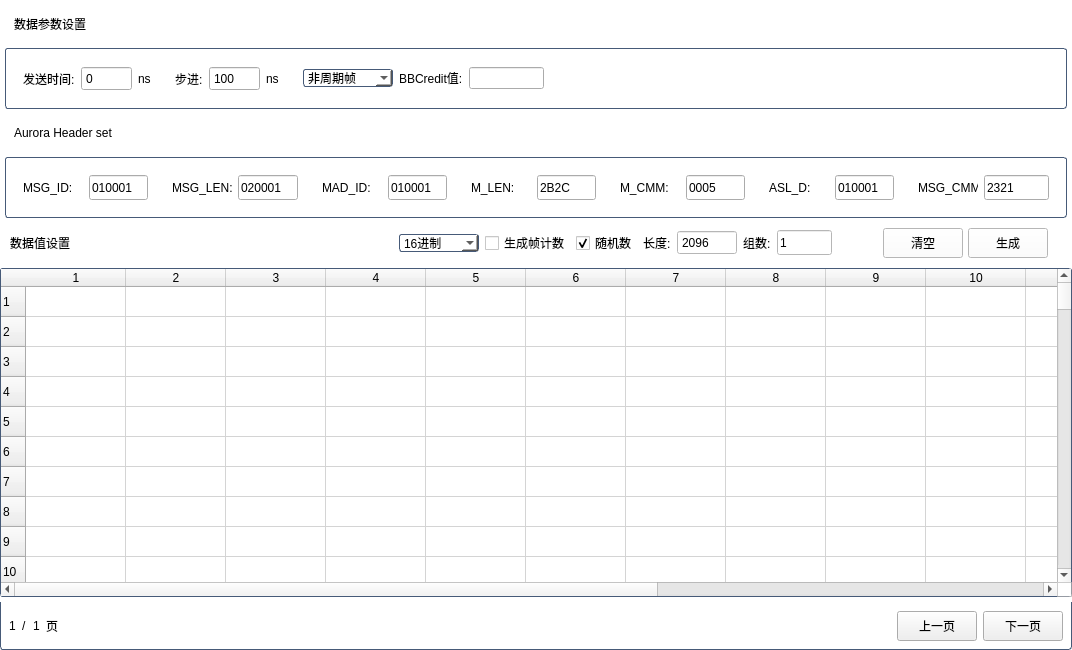
<?xml version="1.0" encoding="UTF-8"?>
<ui version="4.0">
 <class>wid_AuroraDataInfo</class>
 <widget class="QWidget" name="wid_AuroraDataInfo">
  <property name="geometry">
   <rect>
    <x>0</x>
    <y>0</y>
    <width>1072</width>
    <height>650</height>
   </rect>
  </property>
  <property name="windowTitle">
   <string>Form</string>
  </property>
  <property name="styleSheet">
   <string notr="true">#wid_AuroraDataInfo{
background-color: rgb(255, 255, 255);
border:1px solid rgb(70,90,120);
border-radius:3px;
}</string>
  </property>
  <layout class="QGridLayout" name="gridLayout_35">
   <property name="leftMargin">
    <number>0</number>
   </property>
   <property name="topMargin">
    <number>0</number>
   </property>
   <property name="rightMargin">
    <number>0</number>
   </property>
   <property name="bottomMargin">
    <number>0</number>
   </property>
   <property name="spacing">
    <number>0</number>
   </property>
   <item row="0" column="0">
    <widget class="QWidget" name="widget_4" native="true">
     <property name="styleSheet">
      <string notr="true">#widget_4{
background-color: rgb(255, 255, 255);
}</string>
     </property>
     <layout class="QGridLayout" name="gridLayout_30">
      <property name="leftMargin">
       <number>5</number>
      </property>
      <property name="topMargin">
       <number>5</number>
      </property>
      <property name="rightMargin">
       <number>5</number>
      </property>
      <property name="bottomMargin">
       <number>5</number>
      </property>
      <property name="spacing">
       <number>5</number>
      </property>
      <item row="0" column="0">
       <widget class="QWidget" name="widget_6" native="true">
        <property name="styleSheet">
         <string notr="true">#widget_6{
background-color: rgb(255, 255, 255);
}</string>
        </property>
        <layout class="QGridLayout" name="gridLayout_5">
         <item row="0" column="0">
          <layout class="QGridLayout" name="gridLayout_7">
           <property name="spacing">
            <number>0</number>
           </property>
           <item row="0" column="0">
            <widget class="QLabel" name="label_3">
             <property name="styleSheet">
              <string notr="true">color: rgb(0, 0, 0);
font: 75 14pt &quot;微软雅黑&quot;;</string>
             </property>
             <property name="text">
              <string>数据参数设置</string>
             </property>
            </widget>
           </item>
           <item row="0" column="1">
            <spacer name="horizontalSpacer_4">
             <property name="orientation">
              <enum>Qt::Horizontal</enum>
             </property>
             <property name="sizeHint" stdset="0">
              <size>
               <width>40</width>
               <height>20</height>
              </size>
             </property>
            </spacer>
           </item>
          </layout>
         </item>
        </layout>
       </widget>
      </item>
      <item row="1" column="0">
       <widget class="QWidget" name="widget_5" native="true">
        <property name="styleSheet">
         <string notr="true">#widget_5{
background-color: rgb(255, 255, 255);
border:1px solid rgb(70,90,120);
border-radius:3px;
}</string>
        </property>
        <layout class="QGridLayout" name="gridLayout_4">
         <item row="0" column="0">
          <widget class="QWidget" name="widget" native="true">
           <layout class="QGridLayout" name="gridLayout">
            <item row="0" column="2">
             <widget class="QLabel" name="label_2">
              <property name="text">
               <string>ns</string>
              </property>
             </widget>
            </item>
            <item row="0" column="0">
             <widget class="QLabel" name="label">
              <property name="text">
               <string>发送时间:</string>
              </property>
             </widget>
            </item>
            <item row="0" column="1">
             <widget class="QSpinBox" name="spinBox_start">
              <property name="minimumSize">
               <size>
                <width>50</width>
                <height>25</height>
               </size>
              </property>
              <property name="buttonSymbols">
               <enum>QAbstractSpinBox::NoButtons</enum>
              </property>
              <property name="maximum">
               <number>100000000</number>
              </property>
             </widget>
            </item>
           </layout>
          </widget>
         </item>
         <item row="0" column="1">
          <widget class="QWidget" name="widget_2" native="true">
           <layout class="QGridLayout" name="gridLayout_2">
            <item row="0" column="0">
             <widget class="QLabel" name="label_4">
              <property name="text">
               <string>步进:</string>
              </property>
             </widget>
            </item>
            <item row="0" column="1">
             <widget class="QSpinBox" name="spinBox_step">
              <property name="minimumSize">
               <size>
                <width>50</width>
                <height>25</height>
               </size>
              </property>
              <property name="buttonSymbols">
               <enum>QAbstractSpinBox::NoButtons</enum>
              </property>
              <property name="maximum">
               <number>1000000000</number>
              </property>
              <property name="value">
               <number>100</number>
              </property>
             </widget>
            </item>
            <item row="0" column="2">
             <widget class="QLabel" name="label_5">
              <property name="text">
               <string>ns</string>
              </property>
             </widget>
            </item>
           </layout>
          </widget>
         </item>
         <item row="0" column="2">
          <widget class="QWidget" name="widget_3" native="true">
           <layout class="QGridLayout" name="gridLayout_3">
            <item row="0" column="1">
             <widget class="QLabel" name="label_28">
              <property name="text">
               <string>BBCredit值:</string>
              </property>
             </widget>
            </item>
            <item row="0" column="3">
             <spacer name="horizontalSpacer_3">
              <property name="orientation">
               <enum>Qt::Horizontal</enum>
              </property>
              <property name="sizeHint" stdset="0">
               <size>
                <width>40</width>
                <height>20</height>
               </size>
              </property>
             </spacer>
            </item>
            <item row="0" column="0">
             <widget class="QComboBox" name="comboBox_time">
              <property name="minimumSize">
               <size>
                <width>90</width>
                <height>0</height>
               </size>
              </property>
              <property name="styleSheet">
               <string notr="true">border:1px solid rgb(70,90,120);
color: rgb(0,0,0);
border-radius:3px;
font: 75 11pt &quot;微软雅黑&quot;;
background-color: rgb(255,255,255);
</string>
              </property>
              <item>
               <property name="text">
                <string>非周期帧</string>
               </property>
              </item>
              <item>
               <property name="text">
                <string>周期帧</string>
               </property>
              </item>
             </widget>
            </item>
            <item row="0" column="2">
             <widget class="QLineEdit" name="lineEdit_bbcValue">
              <property name="maximumSize">
               <size>
                <width>75</width>
                <height>16777215</height>
               </size>
              </property>
             </widget>
            </item>
           </layout>
          </widget>
         </item>
        </layout>
       </widget>
      </item>
      <item row="2" column="0">
       <widget class="QWidget" name="widget_7" native="true">
        <property name="styleSheet">
         <string notr="true">#widget_7{
background-color: rgb(255, 255, 255);
}</string>
        </property>
        <layout class="QGridLayout" name="gridLayout_6">
         <item row="0" column="0">
          <layout class="QGridLayout" name="gridLayout_8">
           <property name="spacing">
            <number>0</number>
           </property>
           <item row="0" column="0">
            <widget class="QLabel" name="label_6">
             <property name="styleSheet">
              <string notr="true">color: rgb(0, 0, 0);
font: 75 14pt &quot;微软雅黑&quot;;</string>
             </property>
             <property name="text">
              <string>Aurora Header set</string>
             </property>
            </widget>
           </item>
           <item row="0" column="1">
            <spacer name="horizontalSpacer_5">
             <property name="orientation">
              <enum>Qt::Horizontal</enum>
             </property>
             <property name="sizeHint" stdset="0">
              <size>
               <width>40</width>
               <height>20</height>
              </size>
             </property>
            </spacer>
           </item>
          </layout>
         </item>
        </layout>
       </widget>
      </item>
      <item row="3" column="0">
       <widget class="QWidget" name="widget_8" native="true">
        <property name="styleSheet">
         <string notr="true">#widget_8{
background-color: rgb(255, 255, 255);
border:1px solid rgb(70,90,120);
border-radius:3px;
}</string>
        </property>
        <layout class="QGridLayout" name="gridLayout_9">
         <item row="0" column="1">
          <widget class="QWidget" name="widget_11" native="true">
           <property name="maximumSize">
            <size>
             <width>200</width>
             <height>16777215</height>
            </size>
           </property>
           <layout class="QGridLayout" name="gridLayout_19">
            <item row="0" column="1">
             <widget class="QLineEdit" name="lineEdit_S_ID">
              <property name="minimumSize">
               <size>
                <width>50</width>
                <height>25</height>
               </size>
              </property>
              <property name="styleSheet">
               <string notr="true">font: 75 11pt &quot;微软雅黑&quot;;</string>
              </property>
              <property name="text">
               <string>020001</string>
              </property>
             </widget>
            </item>
            <item row="0" column="0">
             <widget class="QLabel" name="label_10">
              <property name="minimumSize">
               <size>
                <width>60</width>
                <height>0</height>
               </size>
              </property>
              <property name="styleSheet">
               <string notr="true">color: rgb(0,0,0);
font: 75 11pt &quot;微软雅黑&quot;;
background-color: rgb(255,255,255);</string>
              </property>
              <property name="text">
               <string>MSG_LEN:</string>
              </property>
             </widget>
            </item>
           </layout>
          </widget>
         </item>
         <item row="0" column="5">
          <widget class="QWidget" name="widget_14" native="true">
           <property name="maximumSize">
            <size>
             <width>200</width>
             <height>16777215</height>
            </size>
           </property>
           <layout class="QGridLayout" name="gridLayout_14">
            <item row="0" column="0">
             <widget class="QLabel" name="label_14">
              <property name="minimumSize">
               <size>
                <width>60</width>
                <height>0</height>
               </size>
              </property>
              <property name="styleSheet">
               <string notr="true">color: rgb(0,0,0);
font: 75 11pt &quot;微软雅黑&quot;;
background-color: rgb(255,255,255);</string>
              </property>
              <property name="text">
               <string>ASL_D:</string>
              </property>
             </widget>
            </item>
            <item row="0" column="1">
             <widget class="QLineEdit" name="lineEdit_D_ID_5">
              <property name="minimumSize">
               <size>
                <width>50</width>
                <height>25</height>
               </size>
              </property>
              <property name="styleSheet">
               <string notr="true">font: 75 11pt &quot;微软雅黑&quot;;</string>
              </property>
              <property name="text">
               <string>010001</string>
              </property>
             </widget>
            </item>
           </layout>
          </widget>
         </item>
         <item row="0" column="0">
          <widget class="QWidget" name="widget_9" native="true">
           <property name="maximumSize">
            <size>
             <width>200</width>
             <height>16777215</height>
            </size>
           </property>
           <layout class="QGridLayout" name="gridLayout_10">
            <item row="0" column="0">
             <widget class="QLabel" name="label_8">
              <property name="minimumSize">
               <size>
                <width>60</width>
                <height>0</height>
               </size>
              </property>
              <property name="styleSheet">
               <string notr="true">color: rgb(0,0,0);
font: 75 11pt &quot;微软雅黑&quot;;
background-color: rgb(255,255,255);</string>
              </property>
              <property name="text">
               <string>MSG_ID:</string>
              </property>
             </widget>
            </item>
            <item row="0" column="1">
             <widget class="QLineEdit" name="lineEdit_D_ID">
              <property name="minimumSize">
               <size>
                <width>50</width>
                <height>25</height>
               </size>
              </property>
              <property name="styleSheet">
               <string notr="true">font: 75 11pt &quot;微软雅黑&quot;;</string>
              </property>
              <property name="text">
               <string>010001</string>
              </property>
             </widget>
            </item>
           </layout>
          </widget>
         </item>
         <item row="0" column="3">
          <widget class="QWidget" name="widget_12" native="true">
           <property name="maximumSize">
            <size>
             <width>200</width>
             <height>16777215</height>
            </size>
           </property>
           <layout class="QGridLayout" name="gridLayout_12">
            <item row="0" column="0">
             <widget class="QLabel" name="label_11">
              <property name="minimumSize">
               <size>
                <width>60</width>
                <height>0</height>
               </size>
              </property>
              <property name="styleSheet">
               <string notr="true">color: rgb(0,0,0);
font: 75 11pt &quot;微软雅黑&quot;;
background-color: rgb(255,255,255);</string>
              </property>
              <property name="text">
               <string>M_LEN:</string>
              </property>
             </widget>
            </item>
            <item row="0" column="1">
             <widget class="QLineEdit" name="lineEdit_D_ID_3">
              <property name="minimumSize">
               <size>
                <width>50</width>
                <height>25</height>
               </size>
              </property>
              <property name="styleSheet">
               <string notr="true">font: 75 11pt &quot;微软雅黑&quot;;</string>
              </property>
              <property name="text">
               <string>2B2C</string>
              </property>
             </widget>
            </item>
           </layout>
          </widget>
         </item>
         <item row="0" column="6">
          <widget class="QWidget" name="widget_15" native="true">
           <property name="maximumSize">
            <size>
             <width>200</width>
             <height>16777215</height>
            </size>
           </property>
           <layout class="QGridLayout" name="gridLayout_20">
            <item row="0" column="1">
             <widget class="QLineEdit" name="lineEdit_S_ID_2">
              <property name="minimumSize">
               <size>
                <width>50</width>
                <height>25</height>
               </size>
              </property>
              <property name="styleSheet">
               <string notr="true">font: 75 11pt &quot;微软雅黑&quot;;</string>
              </property>
              <property name="text">
               <string>2321</string>
              </property>
             </widget>
            </item>
            <item row="0" column="0">
             <widget class="QLabel" name="label_15">
              <property name="minimumSize">
               <size>
                <width>60</width>
                <height>0</height>
               </size>
              </property>
              <property name="styleSheet">
               <string notr="true">color: rgb(0,0,0);
font: 75 11pt &quot;微软雅黑&quot;;
background-color: rgb(255,255,255);</string>
              </property>
              <property name="text">
               <string>MSG_CMM:</string>
              </property>
             </widget>
            </item>
           </layout>
          </widget>
         </item>
         <item row="0" column="2">
          <widget class="QWidget" name="widget_10" native="true">
           <property name="maximumSize">
            <size>
             <width>200</width>
             <height>16777215</height>
            </size>
           </property>
           <layout class="QGridLayout" name="gridLayout_11">
            <item row="0" column="0">
             <widget class="QLabel" name="label_9">
              <property name="minimumSize">
               <size>
                <width>60</width>
                <height>0</height>
               </size>
              </property>
              <property name="styleSheet">
               <string notr="true">color: rgb(0,0,0);
font: 75 11pt &quot;微软雅黑&quot;;
background-color: rgb(255,255,255);</string>
              </property>
              <property name="text">
               <string>MAD_ID:</string>
              </property>
             </widget>
            </item>
            <item row="0" column="1">
             <widget class="QLineEdit" name="lineEdit_D_ID_2">
              <property name="minimumSize">
               <size>
                <width>50</width>
                <height>25</height>
               </size>
              </property>
              <property name="styleSheet">
               <string notr="true">font: 75 11pt &quot;微软雅黑&quot;;</string>
              </property>
              <property name="text">
               <string>010001</string>
              </property>
             </widget>
            </item>
           </layout>
          </widget>
         </item>
         <item row="0" column="4">
          <widget class="QWidget" name="widget_13" native="true">
           <property name="maximumSize">
            <size>
             <width>200</width>
             <height>16777215</height>
            </size>
           </property>
           <layout class="QGridLayout" name="gridLayout_13">
            <item row="0" column="0">
             <widget class="QLabel" name="label_13">
              <property name="minimumSize">
               <size>
                <width>60</width>
                <height>0</height>
               </size>
              </property>
              <property name="styleSheet">
               <string notr="true">color: rgb(0,0,0);
font: 75 11pt &quot;微软雅黑&quot;;
background-color: rgb(255,255,255);</string>
              </property>
              <property name="text">
               <string>M_CMM:</string>
              </property>
             </widget>
            </item>
            <item row="0" column="1">
             <widget class="QLineEdit" name="lineEdit_D_ID_4">
              <property name="minimumSize">
               <size>
                <width>50</width>
                <height>25</height>
               </size>
              </property>
              <property name="styleSheet">
               <string notr="true">font: 75 11pt &quot;微软雅黑&quot;;</string>
              </property>
              <property name="text">
               <string>0005</string>
              </property>
             </widget>
            </item>
           </layout>
          </widget>
         </item>
         <item row="0" column="7">
          <spacer name="horizontalSpacer_2">
           <property name="orientation">
            <enum>Qt::Horizontal</enum>
           </property>
           <property name="sizeHint" stdset="0">
            <size>
             <width>40</width>
             <height>20</height>
            </size>
           </property>
          </spacer>
         </item>
        </layout>
       </widget>
      </item>
      <item row="4" column="0">
       <widget class="QWidget" name="widget_27" native="true">
        <property name="maximumSize">
         <size>
          <width>16777215</width>
          <height>70</height>
         </size>
        </property>
        <property name="styleSheet">
         <string notr="true">#widget_27{
background-color: rgb(255, 255, 255);
}</string>
        </property>
        <layout class="QGridLayout" name="gridLayout_28">
         <property name="leftMargin">
          <number>5</number>
         </property>
         <property name="topMargin">
          <number>5</number>
         </property>
         <property name="rightMargin">
          <number>5</number>
         </property>
         <property name="bottomMargin">
          <number>5</number>
         </property>
         <property name="spacing">
          <number>0</number>
         </property>
         <item row="0" column="0">
          <layout class="QGridLayout" name="gridLayout_29">
           <property name="spacing">
            <number>0</number>
           </property>
           <item row="0" column="0">
            <widget class="QLabel" name="label_7">
             <property name="styleSheet">
              <string notr="true">color: rgb(0, 0, 0);
font: 75 14pt &quot;微软雅黑&quot;;</string>
             </property>
             <property name="text">
              <string>数据值设置</string>
             </property>
            </widget>
           </item>
           <item row="0" column="1">
            <spacer name="horizontalSpacer_6">
             <property name="orientation">
              <enum>Qt::Horizontal</enum>
             </property>
             <property name="sizeHint" stdset="0">
              <size>
               <width>40</width>
               <height>20</height>
              </size>
             </property>
            </spacer>
           </item>
           <item row="0" column="2">
            <widget class="QWidget" name="widget_28" native="true">
             <property name="maximumSize">
              <size>
               <width>16777215</width>
               <height>55</height>
              </size>
             </property>
             <property name="styleSheet">
              <string notr="true">background-color: rgb(255, 255, 255);</string>
             </property>
             <layout class="QGridLayout" name="gridLayout_32">
              <property name="topMargin">
               <number>0</number>
              </property>
              <property name="bottomMargin">
               <number>0</number>
              </property>
              <item row="0" column="7">
               <widget class="QLineEdit" name="lineEdit_allCount">
                <property name="minimumSize">
                 <size>
                  <width>30</width>
                  <height>25</height>
                 </size>
                </property>
                <property name="maximumSize">
                 <size>
                  <width>55</width>
                  <height>16777215</height>
                 </size>
                </property>
                <property name="styleSheet">
                 <string notr="true">font: 75 11pt &quot;微软雅黑&quot;;</string>
                </property>
                <property name="text">
                 <string>1</string>
                </property>
               </widget>
              </item>
              <item row="0" column="2">
               <widget class="QCheckBox" name="checkBox_index">
                <property name="styleSheet">
                 <string notr="true">color: rgb(0,0,0);
font: 75 11pt &quot;微软雅黑&quot;;
background-color: rgb(255,255,255);</string>
                </property>
                <property name="text">
                 <string>生成帧计数</string>
                </property>
               </widget>
              </item>
              <item row="0" column="6">
               <widget class="QLabel" name="label_26">
                <property name="minimumSize">
                 <size>
                  <width>0</width>
                  <height>0</height>
                 </size>
                </property>
                <property name="styleSheet">
                 <string notr="true">color: rgb(0,0,0);
font: 75 11pt &quot;微软雅黑&quot;;
background-color: rgb(255,255,255);</string>
                </property>
                <property name="text">
                 <string>组数:</string>
                </property>
               </widget>
              </item>
              <item row="0" column="3">
               <widget class="QCheckBox" name="checkBox_random">
                <property name="styleSheet">
                 <string notr="true">color: rgb(0,0,0);
font: 75 11pt &quot;微软雅黑&quot;;
background-color: rgb(255,255,255);</string>
                </property>
                <property name="text">
                 <string>随机数</string>
                </property>
                <property name="checked">
                 <bool>true</bool>
                </property>
               </widget>
              </item>
              <item row="0" column="1">
               <widget class="QComboBox" name="comboBox_type">
                <property name="minimumSize">
                 <size>
                  <width>80</width>
                  <height>0</height>
                 </size>
                </property>
                <property name="styleSheet">
                 <string notr="true">border:1px solid rgb(70,90,120);
color: rgb(0,0,0);
border-radius:3px;
font: 75 11pt &quot;微软雅黑&quot;;
background-color: rgb(255,255,255);
</string>
                </property>
                <item>
                 <property name="text">
                  <string>16进制</string>
                 </property>
                </item>
                <item>
                 <property name="text">
                  <string>10进制</string>
                 </property>
                </item>
               </widget>
              </item>
              <item row="0" column="9">
               <spacer name="horizontalSpacer">
                <property name="orientation">
                 <enum>Qt::Horizontal</enum>
                </property>
                <property name="sizeHint" stdset="0">
                 <size>
                  <width>40</width>
                  <height>20</height>
                 </size>
                </property>
               </spacer>
              </item>
              <item row="0" column="10">
               <widget class="QWidget" name="widget_29" native="true">
                <property name="styleSheet">
                 <string notr="true">background-color: rgb(255, 255, 255);</string>
                </property>
                <layout class="QGridLayout" name="gridLayout_31">
                 <property name="leftMargin">
                  <number>5</number>
                 </property>
                 <property name="topMargin">
                  <number>0</number>
                 </property>
                 <property name="rightMargin">
                  <number>5</number>
                 </property>
                 <property name="bottomMargin">
                  <number>0</number>
                 </property>
                 <property name="spacing">
                  <number>5</number>
                 </property>
                 <item row="0" column="1">
                  <widget class="QPushButton" name="pushButton_creat">
                   <property name="minimumSize">
                    <size>
                     <width>75</width>
                     <height>30</height>
                    </size>
                   </property>
                   <property name="styleSheet">
                    <string notr="true">QPushButton{
border:1px solid rgb(70,90,120);
color: rgb(255, 255, 255);
border-radius:3px;
font: 75 11pt &quot;微软雅黑&quot;;
background-color: rgb(153,217,234);
}
QPushButton:hover{
color: rgb(25, 118, 210);
background-color: rgb(227, 236, 255);
};</string>
                   </property>
                   <property name="text">
                    <string>生成</string>
                   </property>
                   <property name="icon">
                    <iconset resource="../../../../../WTTools/WTRecordPlugin/Res.qrc">
                     <normaloff>:/Images/Icons4/Icon_category.png</normaloff>:/Images/Icons4/Icon_category.png</iconset>
                   </property>
                  </widget>
                 </item>
                 <item row="0" column="0">
                  <widget class="QPushButton" name="pushButton_clear">
                   <property name="minimumSize">
                    <size>
                     <width>75</width>
                     <height>30</height>
                    </size>
                   </property>
                   <property name="styleSheet">
                    <string notr="true">QPushButton{
border:1px solid rgb(70,90,120);
color: rgb(255, 255, 255);
border-radius:3px;
font: 75 11pt &quot;微软雅黑&quot;;
background-color: rgb(153,217,234);
}
QPushButton:hover{
color: rgb(25, 118, 210);
background-color: rgb(227, 236, 255);
};</string>
                   </property>
                   <property name="text">
                    <string>清空</string>
                   </property>
                   <property name="icon">
                    <iconset resource="../../../../../WTTools/WTRecordPlugin/Res.qrc">
                     <normaloff>:/Images/Icons1/ICON_Delete.png</normaloff>:/Images/Icons1/ICON_Delete.png</iconset>
                   </property>
                  </widget>
                 </item>
                </layout>
               </widget>
              </item>
              <item row="0" column="4">
               <widget class="QLabel" name="label_12">
                <property name="styleSheet">
                 <string notr="true">color: rgb(0,0,0);
font: 75 11pt &quot;微软雅黑&quot;;
background-color: rgb(255,255,255);</string>
                </property>
                <property name="text">
                 <string>长度:</string>
                </property>
               </widget>
              </item>
              <item row="0" column="5">
               <widget class="QSpinBox" name="spinBox_maxlen">
                <property name="minimumSize">
                 <size>
                  <width>60</width>
                  <height>25</height>
                 </size>
                </property>
                <property name="maximumSize">
                 <size>
                  <width>60</width>
                  <height>16777215</height>
                 </size>
                </property>
                <property name="styleSheet">
                 <string notr="true">font: 75 11pt &quot;微软雅黑&quot;;</string>
                </property>
                <property name="buttonSymbols">
                 <enum>QAbstractSpinBox::NoButtons</enum>
                </property>
                <property name="minimum">
                 <number>1</number>
                </property>
                <property name="maximum">
                 <number>2096</number>
                </property>
                <property name="value">
                 <number>2096</number>
                </property>
               </widget>
              </item>
             </layout>
            </widget>
           </item>
          </layout>
         </item>
        </layout>
       </widget>
      </item>
     </layout>
    </widget>
   </item>
   <item row="1" column="0">
    <widget class="QWidget" name="widget_30" native="true">
     <property name="minimumSize">
      <size>
       <width>0</width>
       <height>0</height>
      </size>
     </property>
     <property name="styleSheet">
      <string notr="true">#widget_30{
background-color: rgb(255, 255, 255);
}</string>
     </property>
     <layout class="QGridLayout" name="gridLayout_33">
      <property name="leftMargin">
       <number>0</number>
      </property>
      <property name="topMargin">
       <number>0</number>
      </property>
      <property name="rightMargin">
       <number>0</number>
      </property>
      <property name="bottomMargin">
       <number>5</number>
      </property>
      <property name="spacing">
       <number>0</number>
      </property>
      <item row="0" column="0">
       <widget class="QTableWidget" name="tableWidget_FCdata">
        <property name="minimumSize">
         <size>
          <width>0</width>
          <height>0</height>
         </size>
        </property>
        <property name="styleSheet">
         <string notr="true">#tableWidget_FCdata{
background-color: rgb(255, 255, 255);
border:1px solid rgb(70,90,120);
border-radius:3px;
}</string>
        </property>
        <property name="rowCount">
         <number>131</number>
        </property>
        <property name="columnCount">
         <number>16</number>
        </property>
        <row/>
        <row/>
        <row/>
        <row/>
        <row/>
        <row/>
        <row/>
        <row/>
        <row/>
        <row/>
        <row/>
        <row/>
        <row/>
        <row/>
        <row/>
        <row/>
        <row/>
        <row/>
        <row/>
        <row/>
        <row/>
        <row/>
        <row/>
        <row/>
        <row/>
        <row/>
        <row/>
        <row/>
        <row/>
        <row/>
        <row/>
        <row/>
        <row/>
        <row/>
        <row/>
        <row/>
        <row/>
        <row/>
        <row/>
        <row/>
        <row/>
        <row/>
        <row/>
        <row/>
        <row/>
        <row/>
        <row/>
        <row/>
        <row/>
        <row/>
        <row/>
        <row/>
        <row/>
        <row/>
        <row/>
        <row/>
        <row/>
        <row/>
        <row/>
        <row/>
        <row/>
        <row/>
        <row/>
        <row/>
        <row/>
        <row/>
        <row/>
        <row/>
        <row/>
        <row/>
        <row/>
        <row/>
        <row/>
        <row/>
        <row/>
        <row/>
        <row/>
        <row/>
        <row/>
        <row/>
        <row/>
        <row/>
        <row/>
        <row/>
        <row/>
        <row/>
        <row/>
        <row/>
        <row/>
        <row/>
        <row/>
        <row/>
        <row/>
        <row/>
        <row/>
        <row/>
        <row/>
        <row/>
        <row/>
        <row/>
        <row/>
        <row/>
        <row/>
        <row/>
        <row/>
        <row/>
        <row/>
        <row/>
        <row/>
        <row/>
        <row/>
        <row/>
        <row/>
        <row/>
        <row/>
        <row/>
        <row/>
        <row/>
        <row/>
        <row/>
        <row/>
        <row/>
        <row/>
        <row/>
        <row/>
        <row/>
        <row/>
        <row/>
        <row/>
        <row/>
        <row/>
        <column/>
        <column/>
        <column/>
        <column/>
        <column/>
        <column/>
        <column/>
        <column/>
        <column/>
        <column/>
        <column/>
        <column/>
        <column/>
        <column/>
        <column/>
        <column/>
       </widget>
      </item>
     </layout>
    </widget>
   </item>
   <item row="2" column="0">
    <widget class="QWidget" name="widget_31" native="true">
     <layout class="QGridLayout" name="gridLayout_34">
      <item row="0" column="0">
       <widget class="QLabel" name="label_pagenow">
        <property name="styleSheet">
         <string notr="true">color: rgb(0,0,0);
font: 75 14pt &quot;微软雅黑&quot;;
background-color: rgb(255,255,255);</string>
        </property>
        <property name="text">
         <string>1</string>
        </property>
       </widget>
      </item>
      <item row="0" column="6">
       <widget class="QPushButton" name="pushButton_3">
        <property name="minimumSize">
         <size>
          <width>75</width>
          <height>30</height>
         </size>
        </property>
        <property name="styleSheet">
         <string notr="true">QPushButton{
border:1px solid rgb(70,90,120);
color: rgb(255, 255, 255);
border-radius:3px;
font: 75 11pt &quot;微软雅黑&quot;;
background-color: rgb(153,217,234);
}
QPushButton:hover{
color: rgb(25, 118, 210);
background-color: rgb(227, 236, 255);
};</string>
        </property>
        <property name="text">
         <string>下一页</string>
        </property>
       </widget>
      </item>
      <item row="0" column="5">
       <widget class="QPushButton" name="pushButton">
        <property name="minimumSize">
         <size>
          <width>75</width>
          <height>30</height>
         </size>
        </property>
        <property name="styleSheet">
         <string notr="true">QPushButton{
border:1px solid rgb(70,90,120);
color: rgb(255, 255, 255);
border-radius:3px;
font: 75 11pt &quot;微软雅黑&quot;;
background-color: rgb(153,217,234);
}
QPushButton:hover{
color: rgb(25, 118, 210);
background-color: rgb(227, 236, 255);
};</string>
        </property>
        <property name="text">
         <string>上一页</string>
        </property>
       </widget>
      </item>
      <item row="0" column="4">
       <spacer name="horizontalSpacer_7">
        <property name="orientation">
         <enum>Qt::Horizontal</enum>
        </property>
        <property name="sizeHint" stdset="0">
         <size>
          <width>40</width>
          <height>20</height>
         </size>
        </property>
       </spacer>
      </item>
      <item row="0" column="2">
       <widget class="QLabel" name="label_pageall">
        <property name="styleSheet">
         <string notr="true">color: rgb(0,0,0);
font: 75 14pt &quot;微软雅黑&quot;;
background-color: rgb(255,255,255);</string>
        </property>
        <property name="text">
         <string>1</string>
        </property>
       </widget>
      </item>
      <item row="0" column="1">
       <widget class="QLabel" name="label_18">
        <property name="styleSheet">
         <string notr="true">color: rgb(0,0,0);
font: 75 14pt &quot;微软雅黑&quot;;
background-color: rgb(255,255,255);</string>
        </property>
        <property name="text">
         <string>/</string>
        </property>
       </widget>
      </item>
      <item row="0" column="3">
       <widget class="QLabel" name="label_27">
        <property name="styleSheet">
         <string notr="true">color: rgb(0,0,0);
font: 75 14pt &quot;微软雅黑&quot;;
background-color: rgb(255,255,255);</string>
        </property>
        <property name="text">
         <string>页</string>
        </property>
       </widget>
      </item>
     </layout>
    </widget>
   </item>
  </layout>
 </widget>
 <resources>
  <include location="../../../../../WTTools/WTRecordPlugin/Res.qrc"/>
 </resources>
 <connections/>
</ui>
